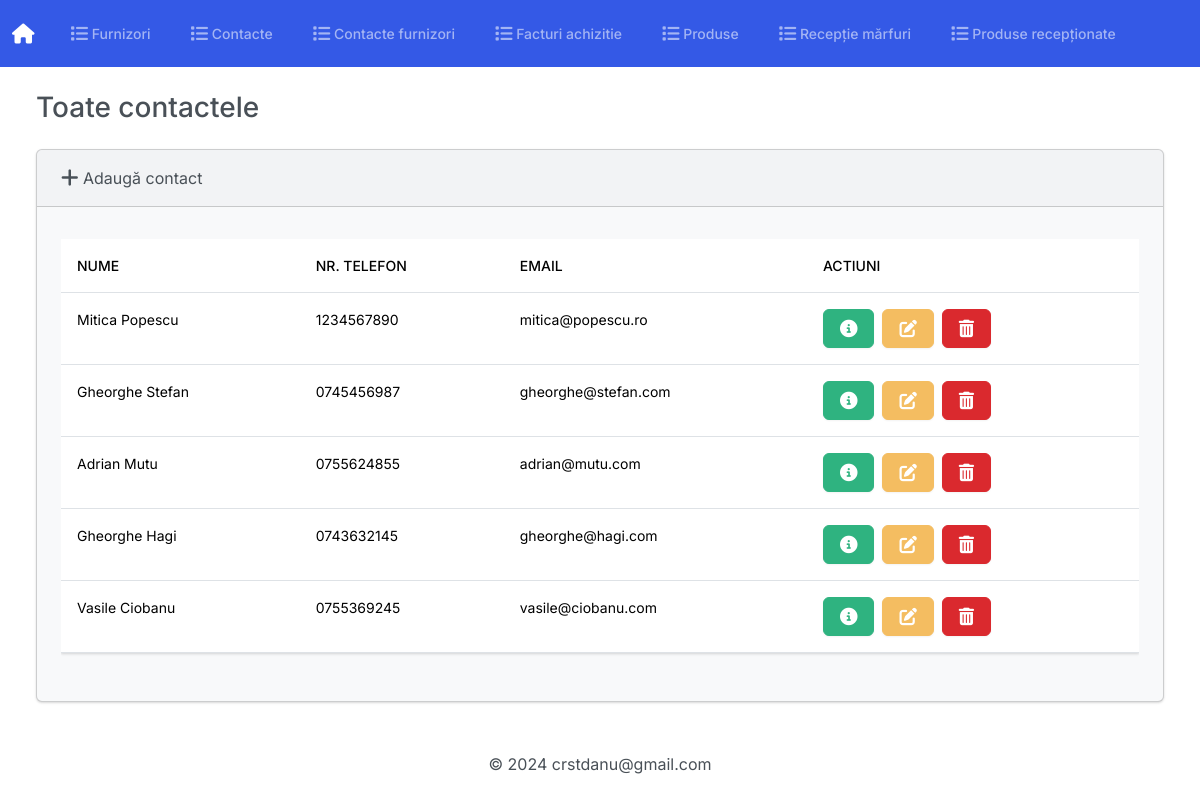
The app's page /contacte, older data.
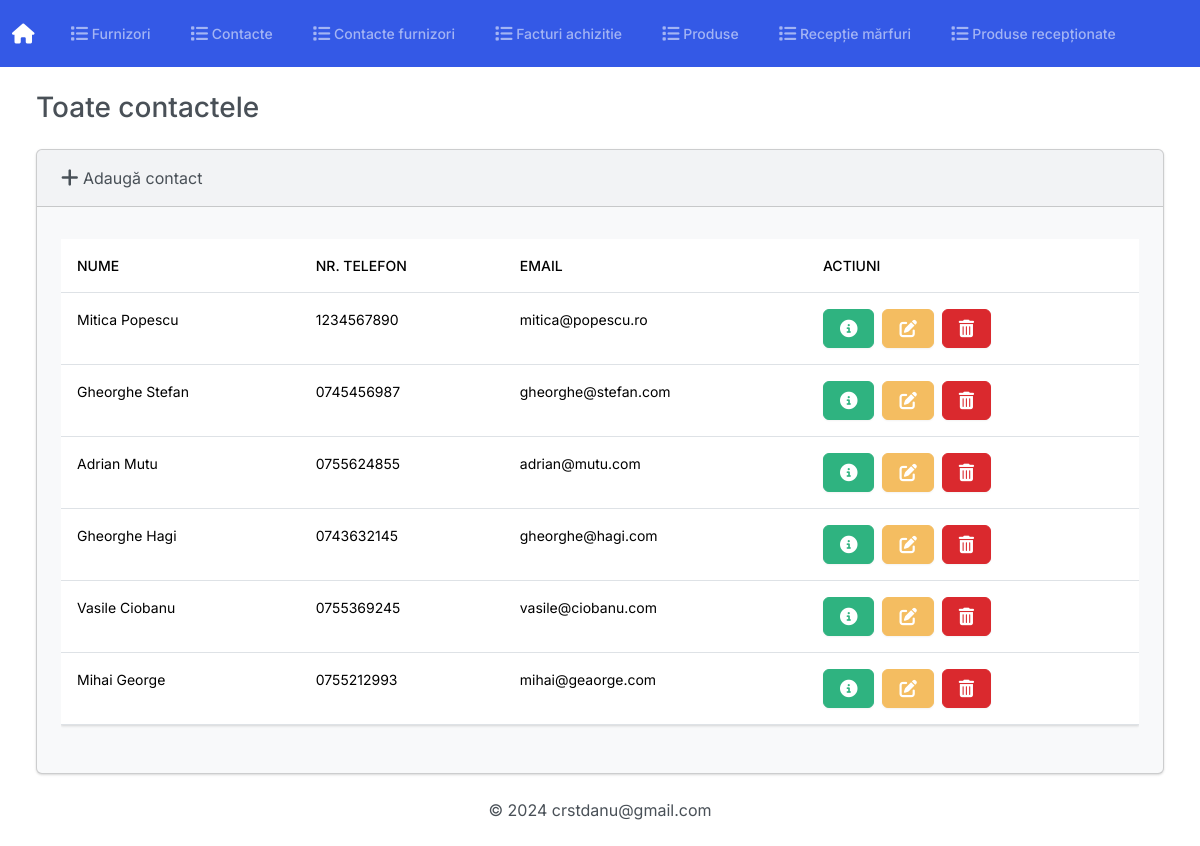
The same page, newer data.
### Gestiune/models.py (models this page shows, shortened)
class Contact(models.Model):
    class Meta:
        verbose_name_plural = 'Contacte'
    nume = models.CharField(max_length=50)
    nr_telefon = models.CharField(max_length=13)
    email = models.EmailField()

### Gestiune/views.py (the view)
# urls.py: path('contacte', views.index_contacte, name='index_contacte'),
def index_contacte(request):
    return render(request, 'Gestiune/contacte/index.html', {'contacte': Contact.objects.all()})

### Gestiune/templates/Gestiune/contacte/index.html (shortened to what this page needs)
{% extends "Gestiune/base.html" %}
{% block body %}
<h3 class="m-4">Toate contactele</h3>
<div class="row">
    <div class="col-12">
        {% if contacte %}
        <div class="card bg-light ms-4 me-4 mb-4">
            <div class="card-header">
                <a class="nav-link" href="{% url 'adauga_contact' %}">
                    <i class="fa-solid fa-plus fa-lg"></i> Adaugă contact
                </a>
            </div>
            <div class="card-body">
                <p class="card-text">
                <div class="table-responsive">
                    <table class="table table-hover">
                        <thead>
                            <tr>
                                <th scope="col">Nume</th>
                                <th scope="col">Nr. Telefon</th>
                                <th scope="col">Email</th>
                                <th scope="col">Actiuni</th>
                            </tr>
                        </thead>
                        <tbody>
                            {% for contact in contacte %}
                            <tr>
                                <td>{{ contact.nume }}</td>
                                <td>{{ contact.nr_telefon }}</td>
                                <td>{{ contact.email }}</td>
                                <td>
                                    <button type="button" class="btn btn-success me-1"
                                        href="{% url 'vezi_contact' contact.id %}" data-bs-toggle="modal"
                                        data-bs-target="#myModal{{contact.id}}">
                                    </button>
                                    <a class="btn btn-warning me-1" href="{% url 'editeaza_contact' contact.id %}">
                                    </a>
                                    <button type="button" class="btn btn-danger" data-bs-toggle="modal"
                                        data-bs-target="#delete{{contact.id}}">
                                    </button>
                                </td>
                            </tr>
                            {% endfor %}
                        </tbody>
                    </table>
                </div>
                </p>
            </div>
        </div>
        {% else %}
        <h5 class="alert alert-primary ms-4 me-4">Nu sunt înregistrări</h5>
        {% endif %}
    </div>
</div>
{% endblock %}

### Gestiune/templates/Gestiune/base.html (shortened to what this page needs)
{% load static %}
<!DOCTYPE html>
<html lang="en">
<head>
    <link rel="stylesheet" href="https://cdnjs.cloudflare.com/ajax/libs/font-awesome/6.1.1/css/all.min.css">
    <link href="{% static 'css/bootstrap.min.css' %}" rel="stylesheet">
</head>
<body class="d-flex flex-column min-vh-100">
    <nav class="navbar navbar-expand-lg navbar-dark bg-primary">
        <div class="container-fluid">
            <a class="navbar-brand" href="{% url 'index' %}">
                <i class="fa-solid fa-house"></i>
            </a>
            <div class="collapse navbar-collapse" id="navbarColor01">
                <ul class="navbar-nav me-auto">
                    <li class="nav-item">
                        <a class="nav-link" href="{% url 'index_furnizori' %}">
                             Furnizori
                        </a>
                    </li>
                    <li class="nav-item">
                        <a class="nav-link" href="{% url 'index_contacte' %}">
                             Contacte
                        </a>
                    </li>
                    <li class="nav-item">
                        <a class="nav-link" href="{% url 'index_contacte_furnizori' %}">
                             Contacte furnizori
                        </a>
                    </li>
                    <li class="nav-item">
                        <a class="nav-link" href="{% url 'index_facturi_achizitie' %}">
                             Facturi achizitie
                        </a>
                    </li>
                    <li class="nav-item">
                        <a class="nav-link" href="{% url 'index_produse' %}">
                             Produse
                        </a>
                    </li>
                    <li class="nav-item">
                        <a class="nav-link" href="{% url 'index_receptie_marfuri' %}">
                             Recepție mărfuri
                        </a>
                    </li>
                    <li class="nav-item">
                        <a class="nav-link" href="{% url 'index_produse_receptionate' %}">
                             Produse recepționate
                        </a>
                    </li>
                </ul>
            </div>
        </div>
    </nav>
    <div class="container-fluid">
        {% block body %}
        {% endblock %}
    </div>
    <footer class="mt-auto mb-4">
        <div class="text-center">
            <span>
                &copy;
                <script>document.write(new Date().getFullYear())</script> crstdanu@gmail.com
            </span>
        </div>
    </footer>
</body>
</html>

Row changes from the older to the newer data that the page shows:
added Contact: nume "Mihai George", nr_telefon "0755212993", email "mihai@geaorge.com"
